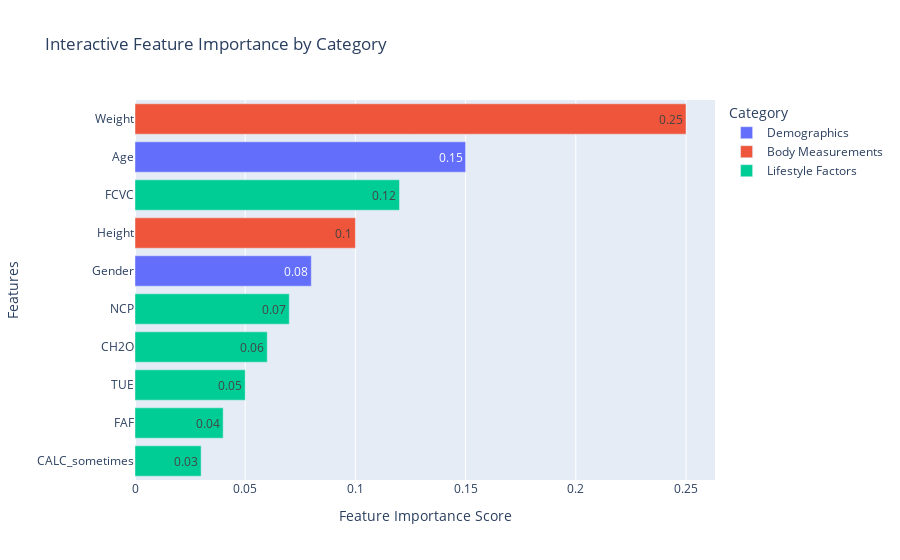

The notebook cell saved with this chart:
### Code cell
# Sample Data with Descriptions
data = {
    'Feature': ['Weight', 'Age', 'FCVC', 'Height', 'Gender', 'NCP', 'CH2O', 'TUE', 'FAF', 'CALC_sometimes'],
    'Importance': [0.25, 0.15, 0.12, 0.10, 0.08, 0.07, 0.06, 0.05, 0.04, 0.03],
    'Category': ['Body Measurements', 'Demographics', 'Lifestyle Factors', 'Body Measurements', 'Demographics',
                 'Lifestyle Factors', 'Lifestyle Factors', 'Lifestyle Factors', 'Lifestyle Factors', 'Lifestyle Factors'],
    'Description': [
        'Body weight, an indicator of health and body composition.',  # Weight
        'Age of the individual.',  # Age
        'Frequency of vegetable consumption (Eating Habit).',  # FCVC
        'Height, a measure of body stature.',  # Height
        'Biological gender of the individual.',  # Gender
        'Number of main meals per day (Eating Habit).',  # NCP
        'Daily water intake, essential for hydration and metabolism.',  # CH2O
        'Time spent using technology (e.g., screens, devices).',  # TUE
        'Frequency of physical activity or exercise.',  # FAF
        'Alcohol consumption frequency (e.g., sometimes, never).',  # CALC_sometimes
    ]
}

# Create DataFrame
feature_importance_df = pd.DataFrame(data)

# Create Interactive Bar Chart
fig = px.bar(
    feature_importance_df, 
    x='Importance', 
    y='Feature', 
    color='Category', 
    orientation='h', 
    title='Interactive Feature Importance by Category',
    labels={'Importance': 'Feature Importance Score', 'Feature': 'Features'},
    category_orders={'Category': ['Demographics', 'Body Measurements', 'Lifestyle Factors']},
    text_auto=True,  # Show values on bars
    hover_data={'Feature': True, 'Importance': True, 'Description': True}  # Add custom hover text
)

# Invert y-axis for better readability
fig.update_layout(yaxis={'categoryorder': 'total ascending'})

# Show the figure
fig.show()

### Figure 1 — Plotly figure (JSON) as saved in the notebook; plotly's stock layout.template omitted (floating-point values rounded to 4 significant figures)
{"data": [{"alignmentgroup": "True", "customdata": [["Age of the individual."], ["Biological gender of the individual."]], "hovertemplate": "Category=Demographics<br>Feature Importance Score=%{x}<br>Features=%{y}<br>Description=%{customdata[0]}<extra></extra>", "legendgroup": "Demographics", "marker": {"color": "#636efa", "pattern": {"shape": ""}}, "name": "Demographics", "offsetgroup": "Demographics", "orientation": "h", "showlegend": true, "textposition": "auto", "texttemplate": "%{x}", "type": "bar", "x": [0.15, 0.08], "xaxis": "x", "y": ["Age", "Gender"], "yaxis": "y"}, {"alignmentgroup": "True", "customdata": [["Body weight, an indicator of health and body composition."], ["Height, a measure of body stature."]], "hovertemplate": "Category=Body Measurements<br>Feature Importance Score=%{x}<br>Features=%{y}<br>Description=%{customdata[0]}<extra></extra>", "legendgroup": "Body Measurements", "marker": {"color": "#EF553B", "pattern": {"shape": ""}}, "name": "Body Measurements", "offsetgroup": "Body Measurements", "orientation": "h", "showlegend": true, "textposition": "auto", "texttemplate": "%{x}", "type": "bar", "x": [0.25, 0.1], "xaxis": "x", "y": ["Weight", "Height"], "yaxis": "y"}, {"alignmentgroup": "True", "customdata": [["Frequency of vegetable consumption (Eating Habit)."], ["Number of main meals per day (Eating Habit)."], ["Daily water intake, essential for hydration and metabolism."], ["Time spent using technology (e.g., screens, devices)."], ["Frequency of physical activity or exercise."], ["Alcohol consumption frequency (e.g., sometimes, never)."]], "hovertemplate": "Category=Lifestyle Factors<br>Feature Importance Score=%{x}<br>Features=%{y}<br>Description=%{customdata[0]}<extra></extra>", "legendgroup": "Lifestyle Factors", "marker": {"color": "#00cc96", "pattern": {"shape": ""}}, "name": "Lifestyle Factors", "offsetgroup": "Lifestyle Factors", "orientation": "h", "showlegend": true, "textposition": "auto", "texttemplate": "%{x}", "type": "bar", "x": [0.12, 0.07, 0.06, 0.05, 0.04, 0.03], "xaxis": "x", "y": ["FCVC", "NCP", "CH2O", "TUE", "FAF", "CALC_sometimes"], "yaxis": "y"}], "layout": {"barmode": "relative", "legend": {"title": {"text": "Category"}, "tracegroupgap": 0}, "title": {"text": "Interactive Feature Importance by Category"}, "xaxis": {"anchor": "y", "domain": [0, 1], "title": {"text": "Feature Importance Score"}}, "yaxis": {"anchor": "x", "categoryorder": "total ascending", "domain": [0, 1], "title": {"text": "Features"}}}}
